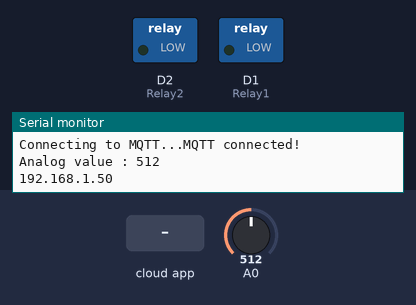
Recording of a sketch running on a simulated ESP8266 (NodeMCU). On the bench: switched loads named in the sketch (green lamp = pin HIGH), the last lines printed to the serial monitor. Inputs (shaded band) come from the test bench; at power-on: A0 = 512. WiFi joins after 1.5 s; servers stay silent unless stated; no MQTT or app messages arrive unless stated.

Above: at 2.7 s.
2.8 s: the phone or cloud app sets lights to 1
At 3.6 s:
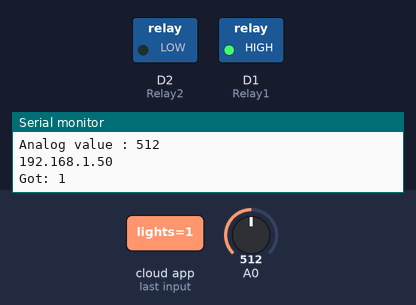
4.3 s: the phone or cloud app sets fan to 1
At 5.4 s:
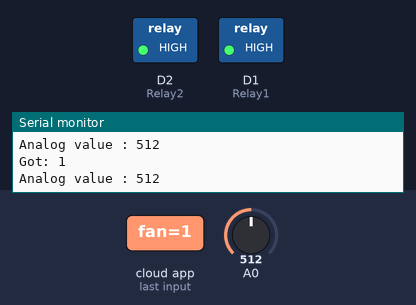
5.8 s: the phone or cloud app sets lights to 0
At 6.3 s:
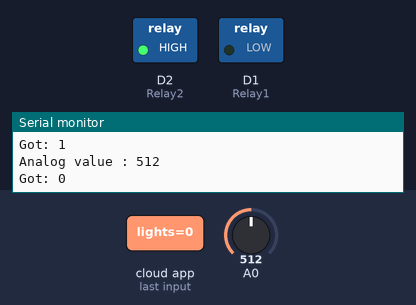
7.3 s: the phone or cloud app sets fan to 0
At 8.4 s:
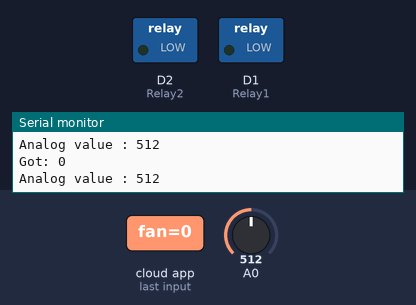
Timing chart, 0 to 9.8 s (numbered marks = the images above; inputs shaded):
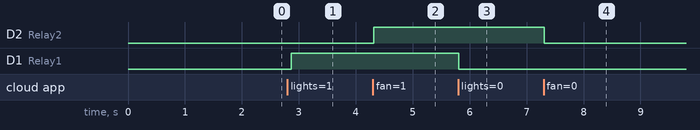

The sketch:

inal_Rain_alert_room_automation_JARVIS_IoT_IFTTT_adafruit_JP.ino
```cpp
#include<ESP8266WiFi.h>
#include "Adafruit_MQTT.h"
#include "Adafruit_MQTT_Client.h"

#define Relay1  D1
#define Relay2  D2


#define WLAN_SSID "JP"
#define WLAN_PASS "asdffdsa"

#define AIO_SERVER      "io.adafruit.com"
#define AIO_SERVERPORT  1883
#define AIO_USERNAME    "05jayesh"
#define AIO_KEY         "23b02f3337964e6ebc2ebd8d91a6d586"

WiFiClient client;

int rain_val_analog;
int rain_alert_count = 0;
String MakerIFTTT_Key ;
String MakerIFTTT_Event;
char *append_str(char *here, String s) {  int i=0; while (*here++ = s[i]){i++;};return here-1;}
char *append_ul(char *here, unsigned long u) { char buf[20]; return append_str(here, ultoa(u, buf, 10));}
char post_rqst[256];char *p;char *content_length_here;char *json_start;int compi;

Adafruit_MQTT_Client mqtt(&client, AIO_SERVER, AIO_SERVERPORT, AIO_USERNAME, AIO_KEY);

Adafruit_MQTT_Subscribe lights = Adafruit_MQTT_Subscribe(&mqtt, AIO_USERNAME"/feeds/lights");
Adafruit_MQTT_Subscribe fan    = Adafruit_MQTT_Subscribe(&mqtt, AIO_USERNAME"/feeds/fan");


void setup()
{
  pinMode(A0, INPUT);

  pinMode(Relay1, OUTPUT);
  pinMode(Relay2, OUTPUT);


  digitalWrite(Relay1, LOW);
  digitalWrite(Relay2, LOW);


  void MQTT_connect();

  Serial.begin(115200);

  Serial.println();
  Serial.print("Connecting to");
  Serial.print("WLAN_SSID");

  WiFi.begin(WLAN_SSID, WLAN_PASS);
  while (WiFi.status() != WL_CONNECTED)
  {
    delay(500);
    Serial.print(".");
  }
  Serial.println();

  Serial.println("WiFi connected");
  Serial.println("IP address: ");
  Serial.println(WiFi.localIP());

  mqtt.subscribe(&lights);
  mqtt.subscribe(&fan);
}

void loop()
{
  MQTT_connect();
  Adafruit_MQTT_Subscribe *subscription;
  while ((subscription = mqtt.readSubscription(1000)))
  {
    if (subscription == &lights)
    {
      Serial.print(F("Got: "));
      Serial.println((char *)lights.lastread);
      int lights_state = atoi((char*)lights.lastread);
      digitalWrite(Relay1, lights_state);
    }
    if (subscription == &fan)
    {
      Serial.print(F("Got: "));
      Serial.println((char *)fan.lastread);
      int fan_state = atoi((char*)fan.lastread);
      digitalWrite(Relay2, fan_state);
    }
  }
  rain_val_analog = analogRead(A0);
  Serial.print("Analog value : ");
  Serial.println(rain_val_analog);
  Serial.println("");
  if (rain_val_analog > 200 && rain_val_analog < 900)
  {
    if (rain_alert_count == 0)
    {
    send_rain_alert();
    rain_alert_count = 1;
    }
  }
  delay(100);
}

void MQTT_connect()
{
  int8_t ret;

  if (mqtt.connected())
  {
    return;
  }
  Serial.print("Connecting to MQTT...");
  uint8_t retries = 1;

  while ((ret = mqtt.connect()) != 0)
  {
    Serial.println(mqtt.connectErrorString(ret));
    Serial.println("Retrying MQTT connection in 3 seconds...");
    mqtt.disconnect();
    delay(500);
    //retries--;
    if (retries == 0)
    {
      while (1);
    }
  }
  Serial.println("MQTT connected!");
}

void send_rain_alert()
{
    Serial.println((WiFi.localIP().toString()));
  if (client.connect("maker.ifttt.com",80)) {
    MakerIFTTT_Key ="nbnlvOBOjaw5MUZXEjn2TVZ0cnaxezt-_tluP1JeYfq";
    MakerIFTTT_Event ="sms";
    p = post_rqst;
    p = append_str(p, "POST /trigger/");
    p = append_str(p, MakerIFTTT_Event);
    p = append_str(p, "/with/key/");
    p = append_str(p, MakerIFTTT_Key);
    p = append_str(p, " HTTP/1.1\r\n");
    p = append_str(p, "Host: maker.ifttt.com\r\n");
    p = append_str(p, "Content-Type: application/json\r\n");
    p = append_str(p, "Content-Length: ");
    content_length_here = p;
    p = append_str(p, "NN\r\n");
    p = append_str(p, "\r\n");
    json_start = p;
    p = append_str(p, "{\"value1\":\"");
    p = append_str(p, "9113376503");
    p = append_str(p, "\",\"value2\":\"");
    p = append_str(p, "JAYESH!!  It started RAINING!!!");
    p = append_str(p, "\",\"value3\":\"");
    p = append_str(p, "");
    p = append_str(p, "\"}");

    compi= strlen(json_start);
    content_length_here[0] = '0' + (compi/10);
    content_length_here[1] = '0' + (compi%10);
    client.print(post_rqst);

  }
}
```

Measured:
- after the input at 2.8 s, D1 (Relay1): LOW → HIGH after 0.06 s
- after the input at 4.3 s, D2 (Relay2): LOW → HIGH at once
- after the input at 5.8 s, D1 (Relay1): HIGH → LOW at once
- after the input at 7.3 s, D2 (Relay2): HIGH → LOW at once
